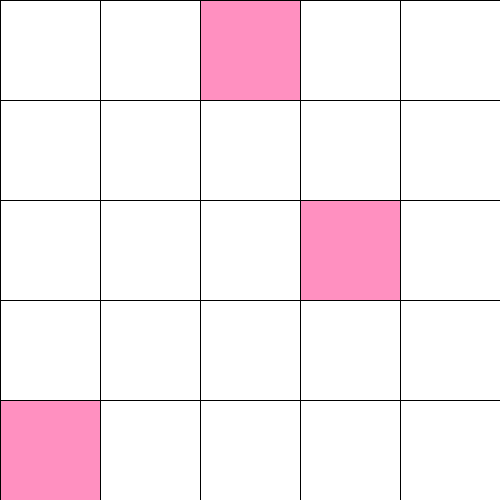
Frame 1 (no input)
Frame 60 (the mouse pressed at the canvas centre just before this capture): identical to frame 1, image omitted
Frame 120 (the mouse held since frame 60 and released just before this capture): identical to frame 1, image omitted

The Processing sketch that drew this single still picture (run headless with seeded random() and noise(); from frame 60 on, the mouse is pressed at the canvas centre):

// Processing sketch: training07_for_for_2d_array
// ── training07_for_for_2d_array.pde
//training07_for_for_2d_array
int [][] a = {//在Java裡,陣列的括號在左邊
  {0, 0, 1, 0, 0},
  {0, 0, 0, 0, 0},
  {0, 0, 0, 1, 0},
  {0, 0, 0, 0, 0},
  {1, 0, 0, 0, 0} };
void setup() {
  size(500,500);
}
void draw() {
  background(#FFFFF2);
  for(int i=0; i<5; i++){ // 左手i  對應y座標
    for(int j=0; j<5; j++){ // 右手j  對應x座標
      if(a[i][j]==0) fill(255);
      else fill(#FF90C0);
      rect( j*100, i*100, 100, 100);
    } //j對應x座標 i對應y座標
  }
}
